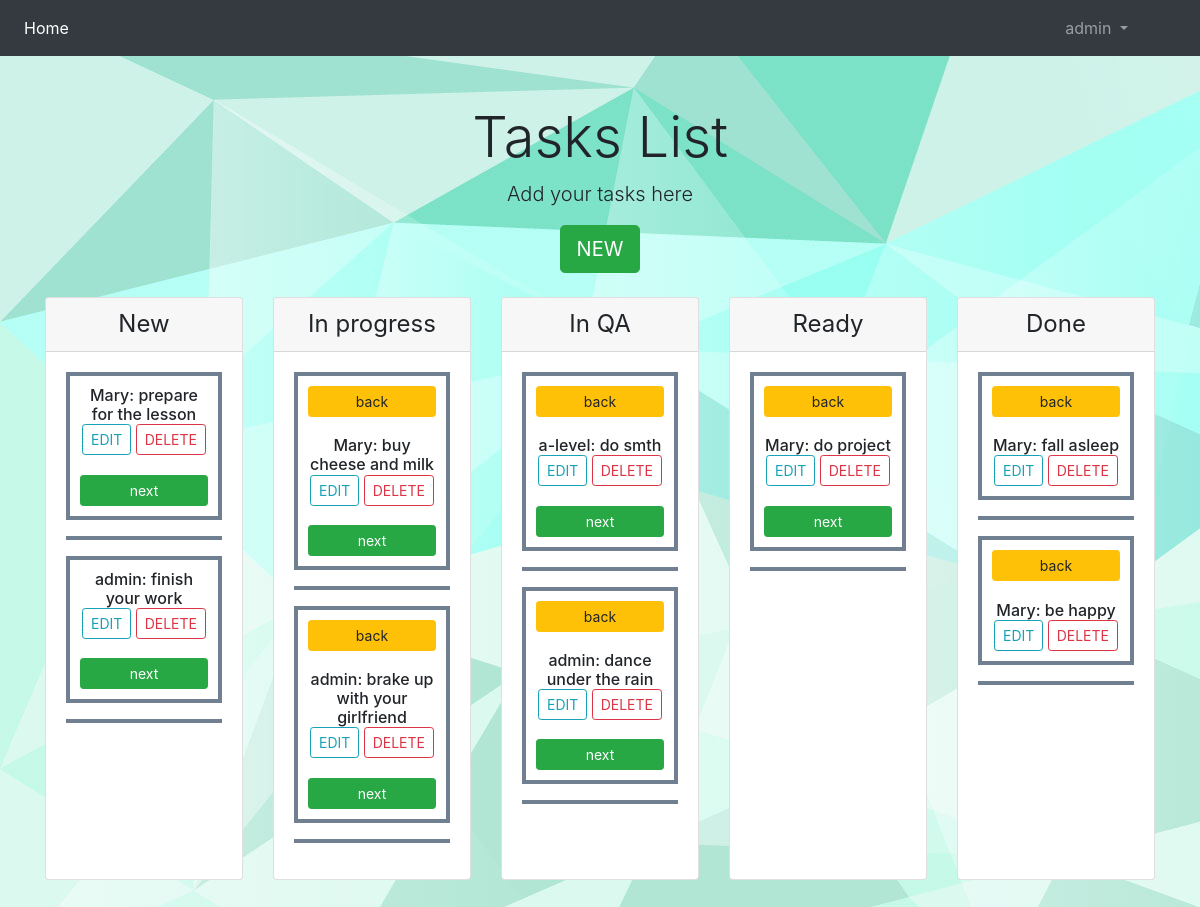
Screenshot of / (signed in) with the database file from the repository.
### users/models.py (models this page shows)
class User(AbstractUser):
    active = models.BooleanField(blank=True, null=True, default=False)
    def __str__(self):
        return self.username

### cards/models.py (models this page shows)
class TimeStampModel(models.Model):
    created_at = models.DateTimeField(auto_now_add=True, editable=False)
    updated_at = models.DateTimeField(auto_now=True)
    class Meta:
        abstract = True

class Card(TimeStampModel):
    NEW = 1
    IN_PROGRESS = 2
    IN_QA = 3
    READY = 4
    DONE = 5
    STATUSES = (
        (NEW, 'NEW'),
        (IN_PROGRESS, 'IN_PROGRESS'),
        (IN_QA, 'IN_QA'),
        (READY, 'READY'),
        (DONE, 'DONE')
    )
    text = models.TextField(max_length=1000)
    status = models.PositiveIntegerField(choices=STATUSES, default=NEW)
    created_by = models.ForeignKey(USER_MODEL, on_delete=models.CASCADE, related_name='creator')
    assigned_to = models.ForeignKey(USER_MODEL, on_delete=models.CASCADE, related_name='executor')

### cards/views.py (the view, shortened to what this page needs)
# urls.py: path('', views.Homepage.as_view(), name='homepage'),
class Homepage(ListView):
    model = models.Card
    template_name = 'cards/base.html'
    def get_context_data(self, **kwargs):
        context = super(Homepage, self).get_context_data(**kwargs)
        new_cards = models.Card.objects.filter(status=1)
        in_progress_cards = models.Card.objects.filter(status=2)
        in_qa_cards = models.Card.objects.filter(status=3)
        ready_cards = models.Card.objects.filter(status=4)
        done_cards = models.Card.objects.filter(status=5)
        context.update(dict(new_cards=new_cards,
                            in_progress_cards=in_progress_cards,
                            in_qa_cards=in_qa_cards,
                            ready_cards=ready_cards,
                            done_cards=done_cards))
        return context

### cards/templates/cards/base.html (shortened to what this page needs)
{% load static %}
<!doctype html>
<html lang="en">
<head>
    <link rel="stylesheet" href="https://stackpath.bootstrapcdn.com/bootstrap/4.5.0/css/bootstrap.min.css"
>
</head>
<body>
<nav class="navbar navbar-expand-lg navbar-dark bg-dark">
    <div class="collapse navbar-collapse" id="navbarSupportedContent">
        <ul class="navbar-nav mr-auto">
            <li class="nav-item active">
                <a class="nav-link" href="{% url 'homepage' %}">Home <span class="sr-only">(current)</span></a>
            </li>
        </ul>
        {% if user.is_authenticated %}
            <ul class="navbar-nav mr-5">
                <li class="nav-item dropdown">
                    <a class="nav-link dropdown-toggle" href="#" id="navbarDropdown" role="button"
                       data-toggle="dropdown"
                       aria-haspopup="true" aria-expanded="false">
                        {{ user.username }}
                    </a>
                </li>
            </ul>
        {% else %}
            <a class="nav-link" href="{% url 'login' %}">Login</a> |
            <a class="nav-link" href="{% url 'register' %}">Register</a>
        {% endif %}
    </div>
</nav>
{% block content %}
   {% if user.is_superuser %}
   <div class="pricing-header px-3 py-3 pt-md-5 pb-md-4 mx-auto text-center">
      <h1 class="display-4">Tasks List</h1>
      <p class="lead">Add your tasks here</p>
      <a href="{% url 'new_card' %}" class="btn btn-success btn-lg">NEW</a>
    </div>
    <div class="container">
      <div class="card-deck mb-3 text-center">
        <div class="card mb-4 box-shadow">
          <div class="card-header">
            <h4 class="my-0 font-weight-normal">New</h4>
          </div>
          <div class="card-body">
            {% for card in card_list.all %}
              {% if card.status == 1 %}
              <h6> {{ card.assigned_to }}: {{ card.text }} <br>
               <a href="{% url 'card_edit' card.id %}" class="btn btn-outline-info btn-sm">EDIT</a>
               <a href="{% url 'card_delete' card.id %}" class="btn btn-outline-danger btn-sm">DELETE</a>
              <form action="" method="post">
                        {% csrf_token %}<br>
                        <input class="btn btn-block btn-success btn-sm" type="submit" name='action' value="next">
                </form>
                  </h6>
                <hr style="border-top: 4px solid #708090"/>{% endif %}
        {% endfor %}
          </div>
        </div>
        <div class="card mb-4 box-shadow">
          <div class="card-header">
            <h4 class="my-0 font-weight-normal">In progress</h4>
          </div>
          <div class="card-body">
            {% for card in card_list.all %}
              {% if card.status == 2 %}
              <h6>
                   <form action="" method="post">
                        <input class="btn btn-block btn-warning btn-sm" type="submit" name='action' value="back">
                </form>
                  <br>{{ card.assigned_to }}: {{ card.text }} <br>
                  <a href="{% url 'card_edit' card.id %}" class="btn btn-outline-info btn-sm">EDIT</a>
                  <a href="{% url 'card_delete' card.id %}" class="btn btn-outline-danger btn-sm">DELETE</a>
              <form action="" method="post">
                        {% csrf_token %}<br>
                        <input class="btn btn-block btn-success btn-sm" type="submit" name='action' value="next">
                </form>
                  </h6>
                <hr style="border-top: 4px solid #708090"/>{% endif %}
              {% endfor %}
          </div>
        </div>
                <div class="card mb-4 box-shadow">
          <div class="card-header">
            <h4 class="my-0 font-weight-normal">In QA</h4>
          </div>
          <div class="card-body">
            {% for card in card_list.all %}
              {% if card.status == 3 %}
              <h6>
                   <form action="" method="post">
                        <input class="btn btn-block btn-warning btn-sm" type="submit" name='action' value="back">
                </form>
                  <br>{{ card.assigned_to }}: {{ card.text }} <br>
                  <a href="{% url 'card_edit' card.id %}" class="btn btn-outline-info btn-sm">EDIT</a>
                  <a href="{% url 'card_delete' card.id %}" class="btn btn-outline-danger btn-sm">DELETE</a>
              <form action="" method="post">
                        {% csrf_token %}<br>
                        <input class="btn btn-block btn-success btn-sm" type="submit" name='action' value="next">
                </form>
                  </h6>
                <hr style="border-top: 4px solid #708090"/>{% endif %}
        {% endfor %}
          </div>
        </div>
        <div class="card mb-4 box-shadow">
          <div class="card-header">
            <h4 class="my-0 font-weight-normal">Ready</h4>
          </div>
          <div class="card-body">
            {% for card in card_list.all %}
              {% if card.status == 4 %}
              <h6>
                   <form action="" method="post">
                        <input class="btn btn-block btn-warning btn-sm" type="submit" name='action' value="back">
                </form>
                  <br>{{ card.assigned_to }}: {{ card.text }} <br>
                  <a href="{% url 'card_edit' card.id %}" class="btn btn-outline-info btn-sm">EDIT</a>
                  <a href="{% url 'card_delete' card.id %}" class="btn btn-outline-danger btn-sm">DELETE</a>
              <form action="" method="post">
                        {% csrf_token %}<br>
                        <input class="btn btn-block btn-success btn-sm" type="submit" name='action' value="next">
                </form>
                  </h6>
                <hr style="border-top: 4px solid #708090"/>{% endif %}
        {% endfor %}
          </div>
        </div>
        <div class="card mb-4 box-shadow">
          <div class="card-header">
            <h4 class="my-0 font-weight-normal">Done</h4>
          </div>
          <div class="card-body">
            {% for card in card_list.all %}
              {% if card.status == 5 %}
              <h6>
                   <form action="" method="post">
                        <input class="btn btn-block btn-warning btn-sm" type="submit" name='action' value="back">
                </form>
                  <br>{{ card.assigned_to }}: {{ card.text }} <br>
                     <a href="{% url 'card_edit' card.id %}" class="btn btn-outline-info btn-sm">EDIT</a>
                     <a href="{% url 'card_delete' card.id %}" class="btn btn-outline-danger btn-sm">DELETE</a>
                  </h6>
                <hr style="border-top: 4px solid #708090"/>{% endif %}
        {% endfor %}
          </div>
        </div>
      </div>
      {% endif %}
{% endblock %}
</body>
</html>

### cards/templates/cards/base.html (style rules this page uses)
h6 { border: 4px solid #708090; padding: 10px; background: ; }

### rows the page displays
User: username "admin"
Card: assigned_to "Mary", text "prepare for the lesson"
Card: assigned_to "admin", text "finish your work"
Card: assigned_to "Mary", text "buy cheese and milk"
Card: assigned_to "admin", text "brake up with your girlfriend"
Card: assigned_to "a-level", text "do smth"
Card: assigned_to "admin", text "dance under the rain"
Card: assigned_to "Mary", text "do project"
Card: assigned_to "Mary", text "fall asleep"
Card: assigned_to "Mary", text "be happy"
